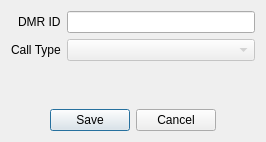
<?xml version="1.0" encoding="UTF-8"?>
<ui version="4.0">
 <class>TalkgroupWhitelistEditDialog</class>
 <widget class="QDialog" name="TalkgroupWhitelistEditDialog">
  <property name="geometry">
   <rect>
    <x>0</x>
    <y>0</y>
    <width>266</width>
    <height>142</height>
   </rect>
  </property>
  <property name="windowTitle">
   <string>Dialog</string>
  </property>
  <layout class="QVBoxLayout" name="verticalLayout">
   <item>
    <layout class="QFormLayout" name="formLayout">
     <property name="labelAlignment">
      <set>Qt::AlignmentFlag::AlignRight|Qt::AlignmentFlag::AlignTrailing|Qt::AlignmentFlag::AlignVCenter</set>
     </property>
     <item row="0" column="0">
      <widget class="QLabel" name="label">
       <property name="text">
        <string>DMR ID</string>
       </property>
      </widget>
     </item>
     <item row="1" column="0">
      <widget class="QLabel" name="label_2">
       <property name="text">
        <string>Call Type</string>
       </property>
      </widget>
     </item>
     <item row="1" column="1">
      <widget class="QComboBox" name="callTypeCmbx">
       <property name="enabled">
        <bool>false</bool>
       </property>
      </widget>
     </item>
     <item row="0" column="1">
      <widget class="QLineEdit" name="tgIdTxt">
       <property name="maxLength">
        <number>8</number>
       </property>
      </widget>
     </item>
    </layout>
   </item>
   <item>
    <widget class="QDialogButtonBox" name="buttonBox">
     <property name="orientation">
      <enum>Qt::Orientation::Horizontal</enum>
     </property>
     <property name="standardButtons">
      <set>QDialogButtonBox::StandardButton::Cancel|QDialogButtonBox::StandardButton::Save</set>
     </property>
     <property name="centerButtons">
      <bool>true</bool>
     </property>
    </widget>
   </item>
  </layout>
 </widget>
 <resources/>
 <connections>
  <connection>
   <sender>buttonBox</sender>
   <signal>accepted()</signal>
   <receiver>TalkgroupWhitelistEditDialog</receiver>
   <slot>accept()</slot>
   <hints>
    <hint type="sourcelabel">
     <x>248</x>
     <y>254</y>
    </hint>
    <hint type="destinationlabel">
     <x>157</x>
     <y>274</y>
    </hint>
   </hints>
  </connection>
  <connection>
   <sender>buttonBox</sender>
   <signal>rejected()</signal>
   <receiver>TalkgroupWhitelistEditDialog</receiver>
   <slot>reject()</slot>
   <hints>
    <hint type="sourcelabel">
     <x>316</x>
     <y>260</y>
    </hint>
    <hint type="destinationlabel">
     <x>286</x>
     <y>274</y>
    </hint>
   </hints>
  </connection>
 </connections>
</ui>
